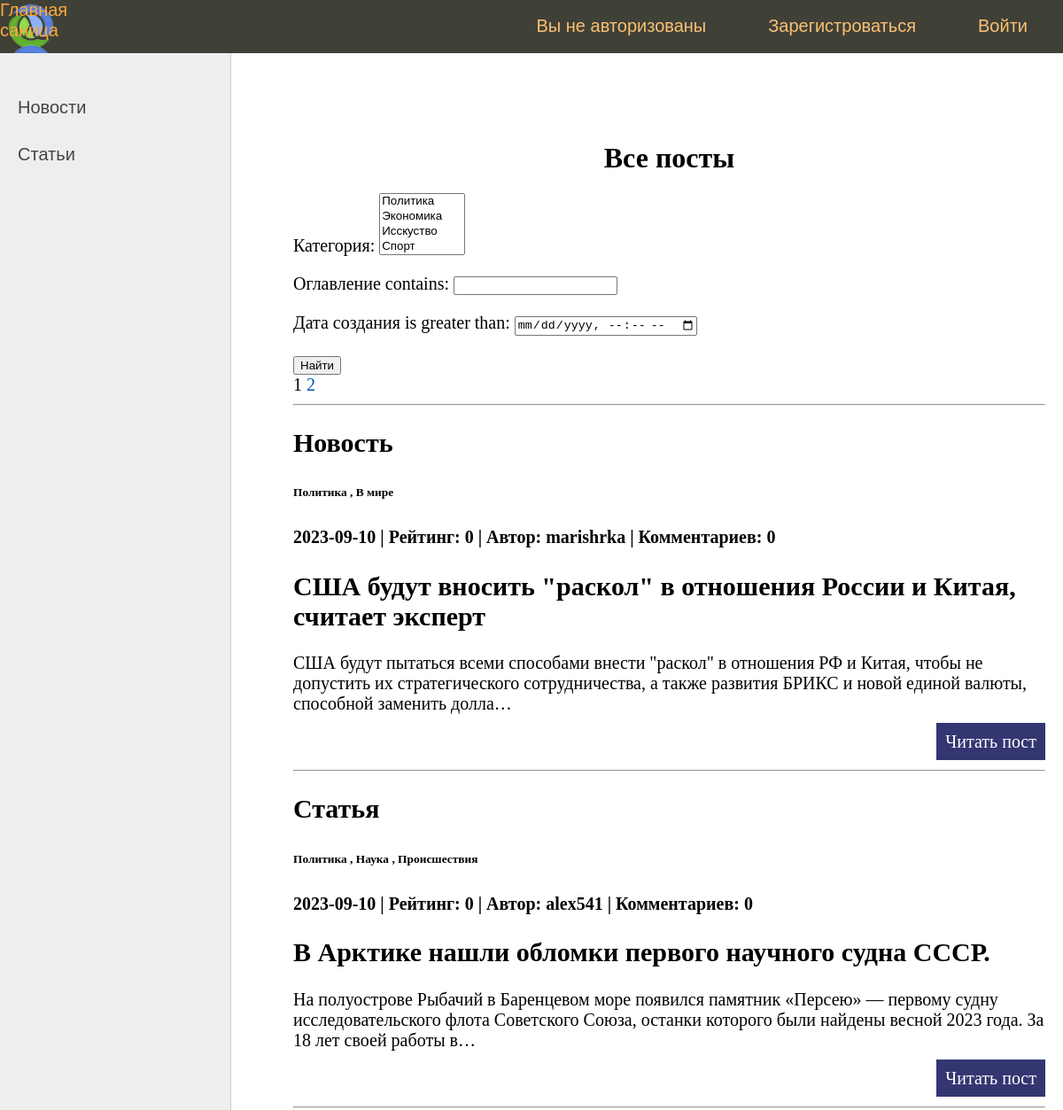
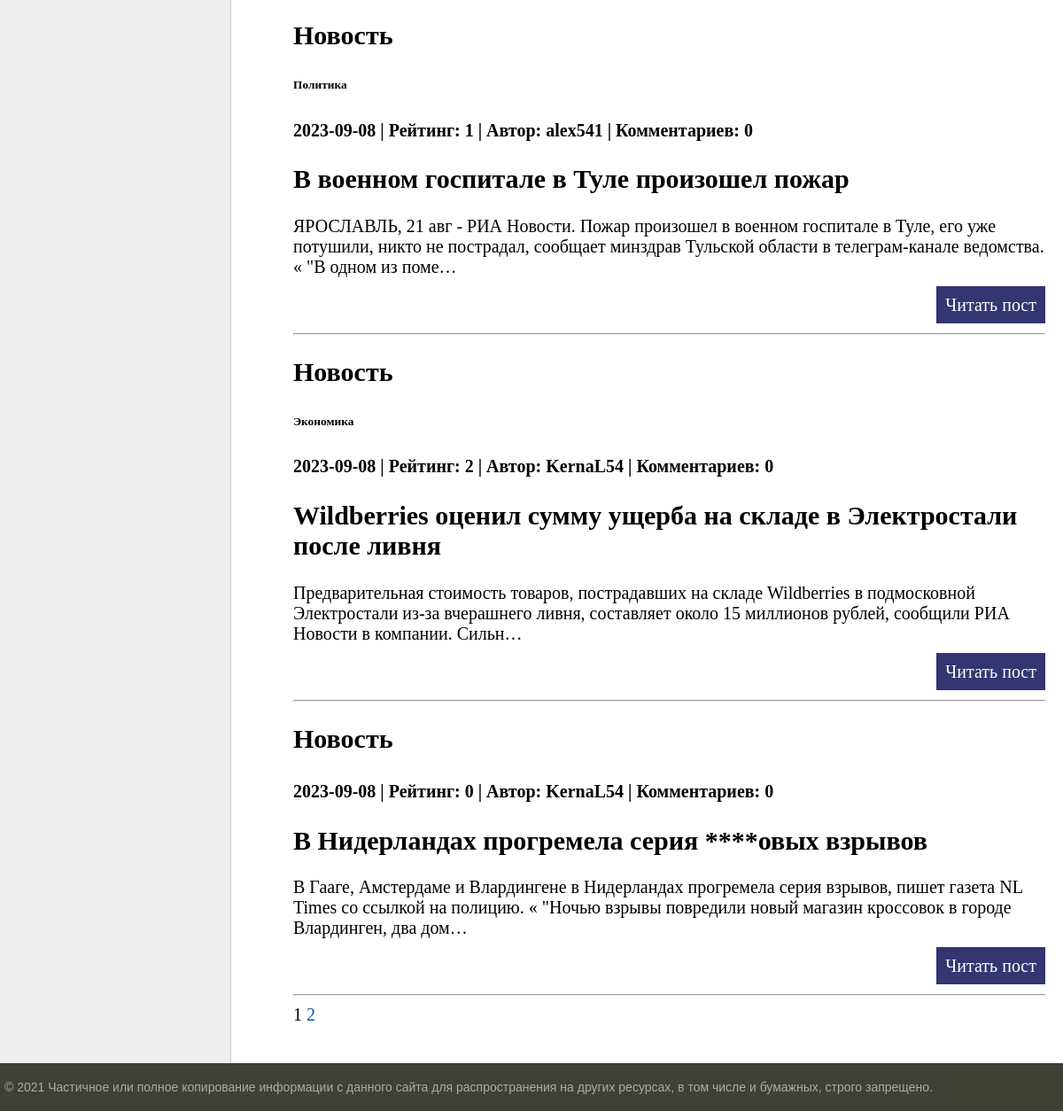
The page / on the database its author committed (2 pictures, top to bottom).
### newsportal/models.py (models this page shows, shortened)
class Post(models.Model):
    author = models.ForeignKey(Author, on_delete=models.CASCADE, verbose_name='Автор')
    type_post = models.CharField(max_length=1, choices=POSTS, verbose_name='Тип поста')
    time_created = models.DateTimeField(auto_now_add=True, verbose_name='Дата создания')
    category = models.ManyToManyField(Category, through="PostCategory", verbose_name='Категория')
    title =  models.CharField(max_length=255, verbose_name='Оглавление')
    content = models.TextField( verbose_name='Содержание')
    rating = models.SmallIntegerField(default=0, verbose_name='Рейтинг')
    def get_absolute_url(self):
        return reverse('one_news', args=[str(self.id)])

class Category(models.Model):
    name = models.CharField(max_length=150, unique=True)
    def __str__(self):
        return self.name

class Author(models.Model):
    author = models.OneToOneField(User, on_delete=models.CASCADE)
    rating = models.SmallIntegerField(default=0)
    def __str__(self):
        return self.author.username

### newsportal/views.py (the view)
# urls.py: path('', ListPost.as_view(), name='index'),
class ListPost(ListView):
    model = Post
    ordering = '-time_created'
    template_name = 'index.html'
    context_object_name = 'posts'
    paginate_by = 5
    def get_queryset(self):
        queryset = super().get_queryset()
        self.filterset = PostFilter(self.request.GET, queryset)
        return self.filterset.qs
    def get_context_data(self, **kwargs):
        context = super().get_context_data(**kwargs)
        context['filterset'] = self.filterset
        context['title'] = 'Все посты'
        return context

### newsportal/templatetags/custom_filters.py (called while the page is built)
@register.filter()
def censor(value:str):
   swear_words = ('банан', 'морков', 'карто', 'броккол', 'ананас',
                  'Банан', 'Морков', 'Карто', 'Броккол', 'Ананас',)
   for word in swear_words:
      if word in value:
          value = value.replace(word, '****')
   return value

### newsportal/templatetags/custom_tags.py (called while the page is built)
@register.simple_tag(takes_context=True)
def url_replace(context, **kwargs):
   d = context['request'].GET.copy()
   for k, v in kwargs.items():
       d[k] = v
   return d.urlencode()

### templates/index.html (shortened to what this page needs)
{% extends 'default.html' %}
{% load custom_filters %}
{% block content %}
<h1 align="center">{{ title }}</h1>
   <form action="" method="get">
       {{ filterset.form.as_p }}
       <input type="submit" value="Найти" />
   </form>
{% if posts %}
{% include 'includes/paginations.html' %}
<hr>
{% for n in posts %}
<h2>{{ n.get_type_post_display }}</h2>
<h6>
{% for cat in n.category.all %}
{{ cat }}    {% if not forloop.last %}, {% endif %}
{% endfor %}
</h6>
<h4>{{ n.time_created|date:'Y-m-d' }} | Рейтинг: {{ n.rating }}
    | Автор: {{ n.author }} | Комментариев: {{ n.comment_set.count }} </h4>
<h2>{{ n.title|censor }}</h2>
<p>{{ n.content|truncatechars:200|censor}}</p>
   <p class="link-read-post"><a href="{{ n.get_absolute_url }}">Читать пост</a>
<hr>
{% endfor %}
{% include 'includes/paginations.html' %}
{% else %}
<h1>Постов нет</h1>
{% endif %}
<br><br>{% endblock content %}

### static/styles.css (style rules this page uses)
html, body { font-family: 'Arial'; margin: 0; padding: 0; height: 100%; width: 100%; color: #444; }
a { color: #0059b2; text-decoration: none; }
p.link-read-post { text-align: right; }
p.link-read-post a { padding: 10px; min-width: 100px; background: #333671; color: #fff; text-decoration: none; }
.content-text h1 { font-size: 32px; }

### rows shown on the page
Post: type_post "Новость", time_created "2023-09-10", rating "0", author "marishrka", comment_set.count "0", title|censor "США будут вносить \"раскол\" в отношения России и Китая, считает эксперт", content|censor "США будут пытаться всеми способами внести \"раскол\" в отношения РФ и Китая, чтобы не допустить их стратегического сотрудничества, а также развития БРИКС и новой единой валюты, способной заменить долла…"
Category: name "Политика"
Category: name "В мире"
Post: type_post "Статья", time_created "2023-09-10", rating "0", author "alex541", comment_set.count "0", title|censor "В Арктике нашли обломки первого научного судна СССР.", content|censor "На полуострове Рыбачий в Баренцевом море появился памятник «Персею» — первому судну исследовательского флота Советского Союза, останки которого были найдены весной 2023 года. За 18 лет своей работы в…"
Category: name "Наука"
Category: name "Происшествия"
Post: type_post "Новость", time_created "2023-09-08", rating "1", author "alex541", comment_set.count "0", title|censor "В военном госпитале в Туле произошел пожар", content|censor "ЯРОСЛАВЛЬ, 21 авг - РИА Новости. Пожар произошел в военном госпитале в Туле, его уже потушили, никто не пострадал, сообщает минздрав Тульской области в телеграм-канале ведомства. « \"В одном из поме…"
Post: type_post "Новость", time_created "2023-09-08", rating "2", author "KernaL54", comment_set.count "0", title|censor "Wildberries оценил сумму ущерба на складе в Электростали после ливня", content|censor "Предварительная стоимость товаров, пострадавших на складе Wildberries в подмосковной Электростали из-за вчерашнего ливня, составляет около 15 миллионов рублей, сообщили РИА Новости в компании. Сильн…"
Category: name "Экономика"
Post: type_post "Новость", time_created "2023-09-08", rating "0", author "KernaL54", comment_set.count "0", title|censor "В Нидерландах прогремела серия ****овых взрывов", content|censor "В Гааге, Амстердаме и Влардингене в Нидерландах прогремела серия взрывов, пишет газета NL Times со ссылкой на полицию. « \"Ночью взрывы повредили новый магазин кроссовок в городе Влардинген, два дом…"

### other values the page prints
{{ title }} "Все посты"
{{ page_obj.number }} "1 1"
{{ page_obj.next_page_number }} "2 2"
